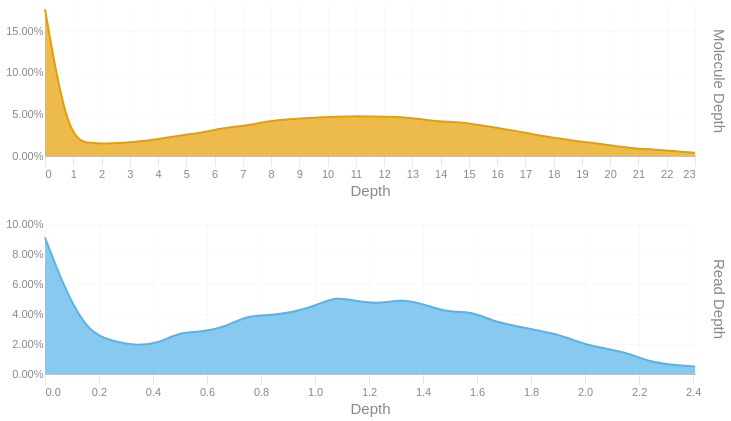

The code cell stored with this chart in its notebook:
### Code cell
readdep = depth_hist(tb['Read Depth'], q99, 3)
readdep = readdep.with_columns(pl.lit('Read Depth').alias('Metric'))
if not SKIPLR:
    moldep = depth_hist(tb['Molecule Depth'], mol_q99, 1)
    moldep = moldep.with_columns(pl.lit('Molecule Depth').alias('Metric'))
    _hist = pl.concat([readdep, moldep])
    _hist = _hist.filter(pl.col('Proportion') != 0)
    with SafeRender(_hist):
        (
            alt.Chart(_hist)        
            .mark_area(interpolate = "basis")
            .encode(
                x=alt.X('Bin:Q').scale(domainMin=0).axis(alt.Axis(title='Depth')),
                y = alt.Y('Proportion:Q', title = None).axis(format = '.2%'),
                color = alt.Color('Metric:N').legend(None),
                row = alt.Row("Metric:N").header(title = None, labelOrient = 'right'),
                tooltip = [
                    alt.Tooltip("Metric:N", title = "Metric"),
                    alt.Tooltip('Interval:N', title = "Depth Interval"),
                    alt.Tooltip('Proportion:Q', title = "% Alignments").format('.2%')
                ]
            )
            .resolve_scale(x='independent', y='independent')
            .properties(
                height = 150, width = 650,
                usermeta={'embedOptions': {'downloadFileName': f'{samplename}.depth.hist'}}
            )
        ).display()
else:
    readdep = readdep.filter(pl.col('Proportion') != 0)
    with SafeRender(readdep):
        (
            alt.Chart(readdep)        
            .mark_area(interpolate = "basis")
            .encode(
                x=alt.X('Bin:Q').scale(domainMin=0).axis(alt.Axis(title='Depth')),
                y = alt.Y('Proportion:Q', title = None).axis(format = '.2%'),
                tooltip = [
                    alt.Tooltip('Interval:N', title = "Depth Interval"),
                    alt.Tooltip('Proportion:Q', title = "% Alignments").format('.2%')
                ]
            )
            .properties(
                usermeta={'embedOptions': {'downloadFileName': f'{samplename}.depth.hist'}}
            )
        ).display()

### Figure 1 — Vega-Lite specification as saved in the notebook (floating-point values rounded to 4 significant figures)
{"width": 650, "height": 150, "config": {"title": {"anchor": "start", "dy": -15, "fontSize": 18, "color": "#888888", "subtitleColor": "#888888", "subtitleFontSize": 14}, "arc": {"fill": "#0072B2"}, "axis": {"domainColor": "#888888", "domainWidth": 0.5, "gridWidth": 0.2, "grid": false, "titleFontWeight": 400, "titleFontSize": 15, "labelFontSize": 11, "labelColor": "#888888", "tickColor": "#888888", "tickWidth": 0.2, "titleColor": "#888888"}, "axisBand": {"grid": false}, "axisX": {"grid": true, "tickSize": 10, "domainCap": "round"}, "axisY": {"domain": false, "grid": true, "tickSize": 0, "domainCap": "round"}, "background": "transparent", "header": {"labelFontSize": 15, "labelColor": "#888888", "titleFontSize": 15, "titleFontWeight": 600, "titleColor": "#888888"}, "legend": {"labelFont": "sans-serif", "labelFontSize": 12, "labelColor": "#888888", "symbolSize": 100, "symbolType": "circle", "titleFontSize": 12, "titlePadding": 10, "titleColor": "#888888", "title": null}, "range": {"category": ["#E69F00", "#56B4E9", "#009E73", "#F0E442", "#0072B2", "#D55E00", "#CC79A7", "#000000"], "diverging": ["#cfe8f3", "#a2d4ec", "#73bfe2", "#46abdb", "#1696d2", "#12719e"]}, "area": {"fill": "#0072B2", "fillOpacity": 0.7, "line": true, "strokeOpacity": 0.7}, "line": {"color": "#0072B2", "stroke": "#0072B2", "strokeWidth": 2}, "trail": {"color": "#0072B2", "stroke": "#0072B2", "strokeWidth": 0, "size": 1}, "point": {"filled": true, "fillOpacity": 1.0, "size": 95}, "text": {"color": "#888888", "fontSize": 11, "align": "right", "fontWeight": 400, "size": 11}, "bar": {"fill": "#0072B2", "stroke": null}, "view": {"stroke": null, "continuousWidth": 660, "continuousHeight": 400}}, "data": {"name": "data-571cb44095e742eef1a0b1ea4f5387da"}, "mark": {"type": "area", "interpolate": "basis"}, "encoding": {"color": {"field": "Metric", "legend": null, "type": "nominal"}, "row": {"field": "Metric", "header": {"title": null, "labelOrient": "right"}, "type": "nominal"}, "tooltip": [{"field": "Metric", "title": "Metric", "type": "nominal"}, {"field": "Interval", "title": "Depth Interval", "type": "nominal"}, {"field": "Proportion", "format": ".2%", "title": "% Alignments", "type": "quantitative"}], "x": {"axis": {"title": "Depth"}, "field": "Bin", "scale": {"domainMin": 0}, "type": "quantitative"}, "y": {"axis": {"format": ".2%"}, "field": "Proportion", "title": null, "type": "quantitative"}}, "resolve": {"scale": {"x": "independent", "y": "independent"}}, "usermeta": {"embedOptions": {"downloadFileName": "TF26LRJL0076_50B_H_10484332_23Y22YLT4_L7.depth.hist"}}, "$schema": "https://vega.github.io/schema/vega-lite/v6.4.1.json", "datasets": {"data-571cb44095e742eef1a0b1ea4f5387da": [{"Bin": 0.0, "Interval": "0.0-0.083", "Proportion": 0.091, "Metric": "Read Depth"}, {"Bin": 0.083, "Interval": "0.083-0.166", "Proportion": 0.052, "Metric": "Read Depth"}, {"Bin": 0.166, "Interval": "0.166-0.249", "Proportion": 0.027, "Metric": "Read Depth"}, {"Bin": 0.249, "Interval": "0.249-0.332", "Proportion": 0.022, "Metric": "Read Depth"}, {"Bin": 0.332, "Interval": "0.332-0.415", "Proportion": 0.019, "Metric": "Read Depth"}, {"Bin": 0.415, "Interval": "0.415-0.498", "Proportion": 0.02, "Metric": "Read Depth"}, {"Bin": 0.498, "Interval": "0.498-0.581", "Proportion": 0.028, "Metric": "Read Depth"}, {"Bin": 0.581, "Interval": "0.581-0.664", "Proportion": 0.028, "Metric": "Read Depth"}, {"Bin": 0.664, "Interval": "0.664-0.747", "Proportion": 0.031, "Metric": "Read Depth"}, {"Bin": 0.747, "Interval": "0.747-0.83", "Proportion": 0.039, "Metric": "Read Depth"}, {"Bin": 0.83, "Interval": "0.83-0.913", "Proportion": 0.039, "Metric": "Read Depth"}, {"Bin": 0.913, "Interval": "0.913-0.996", "Proportion": 0.041, "Metric": "Read Depth"}, {"Bin": 0.996, "Interval": "0.996-1.079", "Proportion": 0.045, "Metric": "Read Depth"}, {"Bin": 1.079, "Interval": "1.079-1.162", "Proportion": 0.052, "Metric": "Read Depth"}, {"Bin": 1.162, "Interval": "1.162-1.245", "Proportion": 0.048, "Metric": "Read Depth"}, {"Bin": 1.245, "Interval": "1.245-1.328", "Proportion": 0.047, "Metric": "Read Depth"}, {"Bin": 1.328, "Interval": "1.328-1.411", "Proportion": 0.05, "Metric": "Read Depth"}, {"Bin": 1.411, "Interval": "1.411-1.494", "Proportion": 0.046, "Metric": "Read Depth"}, {"Bin": 1.494, "Interval": "1.494-1.577", "Proportion": 0.041, "Metric": "Read Depth"}, {"Bin": 1.577, "Interval": "1.577-1.66", "Proportion": 0.042, "Metric": "Read Depth"}, {"Bin": 1.66, "Interval": "1.66-1.743", "Proportion": 0.035, "Metric": "Read Depth"}, {"Bin": 1.743, "Interval": "1.743-1.826", "Proportion": 0.032, "Metric": "Read Depth"}, {"Bin": 1.826, "Interval": "1.826-1.909", "Proportion": 0.029, "Metric": "Read Depth"}, {"Bin": 1.909, "Interval": "1.909-1.992", "Proportion": 0.026, "Metric": "Read Depth"}, {"Bin": 1.992, "Interval": "1.992-2.075", "Proportion": 0.02, "Metric": "Read Depth"}, {"Bin": 2.075, "Interval": "2.075-2.158", "Proportion": 0.017, "Metric": "Read Depth"}, {"Bin": 2.158, "Interval": "2.158-2.241", "Proportion": 0.014, "Metric": "Read Depth"}, {"Bin": 2.241, "Interval": "2.241-2.324", "Proportion": 0.008, "Metric": "Read Depth"}, {"Bin": 2.324, "Interval": "2.324-2.407", "Proportion": 0.006, "Metric": "Read Depth"}, {"Bin": 2.407, "Interval": "2.407-2.49", "Proportion": 0.005, "Metric": "Read Depth"}, {"Bin": 0.0, "Interval": "0.0-0.8", "Proportion": 0.176, "Metric": "Molecule Depth"}, {"Bin": 0.8, "Interval": "0.8-1.6", "Proportion": 0.02, "Metric": "Molecule Depth"}, {"Bin": 1.6, "Interval": "1.6-2.4", "Proportion": 0.015, "Metric": "Molecule Depth"}, {"Bin": 2.4, "Interval": "2.4-3.2", "Proportion": 0.015, "Metric": "Molecule Depth"}, {"Bin": 3.2, "Interval": "3.2-4.0", "Proportion": 0.017, "Metric": "Molecule Depth"}, {"Bin": 4.0, "Interval": "4.0-4.8", "Proportion": 0.02, "Metric": "Molecule Depth"}, {"Bin": 4.8, "Interval": "4.8-5.6", "Proportion": 0.025, "Metric": "Molecule Depth"}, {"Bin": 5.6, "Interval": "5.6-6.3", "Proportion": 0.028, "Metric": "Molecule Depth"}, {"Bin": 6.3, "Interval": "6.3-7.1", "Proportion": 0.034, "Metric": "Molecule Depth"}, {"Bin": 7.1, "Interval": "7.1-7.9", "Proportion": 0.036, "Metric": "Molecule Depth"}, {"Bin": 7.9, "Interval": "7.9-8.7", "Proportion": 0.042, "Metric": "Molecule Depth"}, {"Bin": 8.7, "Interval": "8.7-9.5", "Proportion": 0.044, "Metric": "Molecule Depth"}, {"Bin": 9.5, "Interval": "9.5-10.3", "Proportion": 0.046, "Metric": "Molecule Depth"}, {"Bin": 10.3, "Interval": "10.3-11.1", "Proportion": 0.047, "Metric": "Molecule Depth"}, {"Bin": 11.1, "Interval": "11.1-11.9", "Proportion": 0.048, "Metric": "Molecule Depth"}, {"Bin": 11.9, "Interval": "11.9-12.7", "Proportion": 0.047, "Metric": "Molecule Depth"}, {"Bin": 12.7, "Interval": "12.7-13.5", "Proportion": 0.047, "Metric": "Molecule Depth"}, {"Bin": 13.5, "Interval": "13.5-14.3", "Proportion": 0.043, "Metric": "Molecule Depth"}, {"Bin": 14.3, "Interval": "14.3-15.1", "Proportion": 0.041, "Metric": "Molecule Depth"}, {"Bin": 15.1, "Interval": "15.1-15.9", "Proportion": 0.039, "Metric": "Molecule Depth"}, {"Bin": 15.9, "Interval": "15.9-16.7", "Proportion": 0.034, "Metric": "Molecule Depth"}, {"Bin": 16.7, "Interval": "16.7-17.4", "Proportion": 0.03, "Metric": "Molecule Depth"}, {"Bin": 17.4, "Interval": "17.4-18.2", "Proportion": 0.025, "Metric": "Molecule Depth"}, {"Bin": 18.2, "Interval": "18.2-19.0", "Proportion": 0.021, "Metric": "Molecule Depth"}, {"Bin": 19.0, "Interval": "19.0-19.8", "Proportion": 0.017, "Metric": "Molecule Depth"}, {"Bin": 19.8, "Interval": "19.8-20.6", "Proportion": 0.014, "Metric": "Molecule Depth"}, {"Bin": 20.6, "Interval": "20.6-21.4", "Proportion": 0.01, "Metric": "Molecule Depth"}, {"Bin": 21.4, "Interval": "21.4-22.2", "Proportion": 0.008, "Metric": "Molecule Depth"}, {"Bin": 22.2, "Interval": "22.2-23.0", "Proportion": 0.006, "Metric": "Molecule Depth"}, {"Bin": 23.0, "Interval": "23.0-23.79", "Proportion": 0.004, "Metric": "Molecule Depth"}]}}
